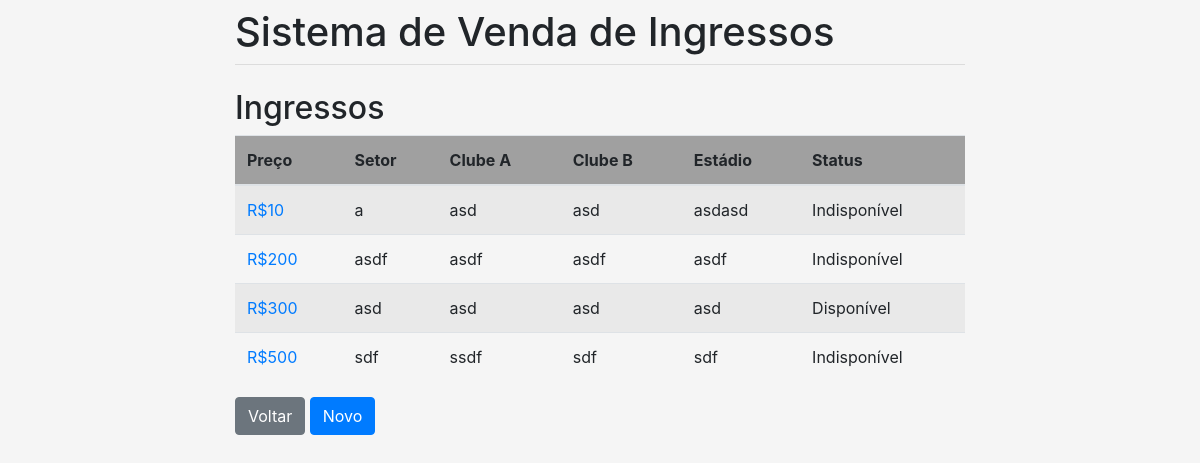
Page /ingresso/ on the committed database.
### vendas/models.py (models this page shows, shortened)
class Ingresso(models.Model):
    preco = models.PositiveIntegerField()
    setor = models.CharField(max_length=30)
    clubeA = models.CharField(max_length=30)
    clubeB = models.CharField(max_length=30)
    estadio = models.CharField(max_length=40)
    status = models.CharField(max_length=40, default='Disponível')

### vendas/views.py (the view)
# urls.py: path('ingresso/', list_ingresso, name='list_ingresso'),
def list_ingresso(request):
    ingressos = Ingresso.objects.all()
    return render(request, 'ingresso.html', {'ingressos': ingressos})

### vendas/templates/ingresso.html (shortened to what this page needs)
{% extends 'base.html' %}
{% load crispy_forms_tags %}
{% block content %}
<h2>Ingressos</h2>
<table class="table table-striped">
    <thead>
    <tr bgcolor=a0a0a0>
        <th scope="col">Preço</th>
        <th scope="col">Setor</th>
        <th scope="col">Clube A</th>
        <th scope="col">Clube B</th>
        <th scope="col">Estádio</th>
        <th scope="col">Status</th>
    </tr>
    </thead>
    <tbody>
    {% for ingresso in ingressos %}
    <tr>
        <td><a href="{% url 'update_ingresso' ingresso.id %}">R${{ ingresso.preco }}</a></td>
        <td>{{ ingresso.setor }}</td>
        <td>{{ ingresso.clubeA }}</td>
        <td>{{ ingresso.clubeB }}</td>
        <td>{{ ingresso.estadio }}</td>
        <td>{{ ingresso.status }}</td>
    </tr>
    {% endfor %}
    </tbody>
</table>
<a class="btn btn-secondary" href="{% url 'menu' %}">Voltar</a>
<a class="btn btn-primary" href="{% url 'create_ingresso' %}">Novo</a>
{% endblock %}

### vendas/templates/base.html (shortened to what this page needs)
<!doctype html>
<html lang="pt">
  <head>
    <link rel="stylesheet" href="https://stackpath.bootstrapcdn.com/bootstrap/4.1.3/css/bootstrap.min.css">
  </head>
  <body style="background-color:WhiteSmoke">
    <div class="container">
      <div class="row justify-content-center">
        <div class="col-8">
          <h1 class="mt-2">Sistema de Venda de Ingressos</h1>
          <hr class="mt-0 mb-4">
          {% block content %}
          {% endblock %}
        </div>
      </div>
    </div>
  </body>
</html>

### rows in the picture
Ingresso: preco "10", setor "a", clubeA "asd", clubeB "asd", estadio "asdasd", status "Indisponível"
Ingresso: preco "200", setor "asdf", clubeA "asdf", clubeB "asdf", estadio "asdf", status "Indisponível"
Ingresso: preco "300", setor "asd", clubeA "asd", clubeB "asd", estadio "asd", status "Disponível"
Ingresso: preco "500", setor "sdf", clubeA "ssdf", clubeB "sdf", estadio "sdf", status "Indisponível"
